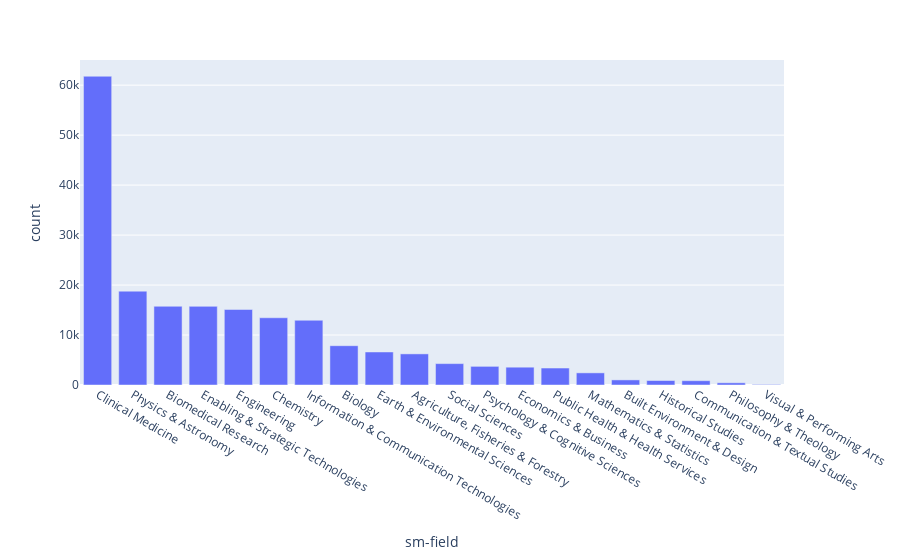

The notebook cell saved with this chart:
### Code cell
# scientist by fields
field_counts_df = df['sm-field'].value_counts().to_frame().reset_index()
bar(data_frame=field_counts_df, x='sm-field', y='count')

### Figure 1 — Plotly figure (JSON) as saved in the notebook; plotly's stock layout.template omitted (floating-point values rounded to 4 significant figures)
{"data": [{"alignmentgroup": "True", "hovertemplate": "sm-field=%{x}<br>count=%{y}<extra></extra>", "legendgroup": "", "marker": {"color": "#636efa", "pattern": {"shape": ""}}, "name": "", "offsetgroup": "", "orientation": "v", "showlegend": false, "textposition": "auto", "type": "bar", "x": ["Clinical Medicine", "Physics & Astronomy", "Biomedical Research", "Enabling & Strategic Technologies", "Engineering", "Chemistry", "Information & Communication Technologies", "Biology", "Earth & Environmental Sciences", "Agriculture, Fisheries & Forestry", "Social Sciences", "Psychology & Cognitive Sciences", "Economics & Business", "Public Health & Health Services", "Mathematics & Statistics", "Built Environment & Design", "Historical Studies", "Communication & Textual Studies", "Philosophy & Theology", "Visual & Performing Arts"], "xaxis": "x", "y": [61782, 18776, 15751, 15734, 15109, 13452, 12954, 7864, 6609, 6226, 4280, 3732, 3563, 3396, 2430, 1020, 895, 860, 441, 109], "yaxis": "y"}], "layout": {"barmode": "relative", "legend": {"tracegroupgap": 0}, "margin": {"t": 60}, "xaxis": {"anchor": "y", "domain": [0, 1], "title": {"text": "sm-field"}}, "yaxis": {"anchor": "x", "domain": [0, 1], "title": {"text": "count"}}}}
